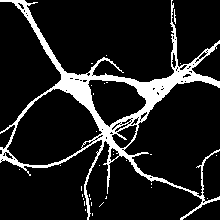
%> input picture SomaExtraction-master/2D_SomaExtraction_DirRatio_rectangularFilters/data/segm_MAX_DIV14_GSK24h_FGF14_PanNavRabb_MAP2_6_blue.tif, 220 x 220 px, shrunk from 512 x 512 before the run
$ octave Script.m   (GNU Octave 9; MATLAB toolbox functions it lacks are replaced by stand-ins)
%> lines starting %> are read from the running program, lines starting %| are printed output that depends on the picture; in (x1, y1, x2, y2) boxes, pixels count from 0 and x2, y2 are one past the last pixel; in counts of white or black regions, pixels touching at a corner belong together; the program's own positions count from 1
### SomaExtraction-master/2D_SomaExtraction_DirRatio_rectangularFilters/tiffRead.m
% Copyright © 2012 Computational Biomedicine Lab (CBL),
% University of Houston. All rights reserved.
%
% Redistribution and use in source and binary forms, with or without
% modification, is prohibited without the prior written consent of CBL.
%

function stack = tiffRead(fname,type)
% This function takes
%
% INPUT:
%  - name: String with the name of the file to load
%  - type: Cell containing the type of stacks to output.
%      * BLU: Blue Stack.
%      * RED: Red Stack.
%      * GRN: Green Stack.
%
% OUTPUT:
%  - stacks: Struct with all the stacks necessary.
%

stack = struct();
info = imfinfo(fname);
N = numel(info);
S = cell(N,1);
for k = 1:N
    S{k} = imread(fname, k);
end

K = numel(type);

for k = 1:K
    option = type{k};
    switch option
        case 'BLU'
            I = 3:3:N;
            stack.BLU = cat(3,S{I});
        case 'RED'
            I = 2:3:N;
            stack.RED = cat(3,S{I});
        case 'GRN'
            I = 1:3:N;
            stack.GRN = cat(3,S{I});
        case 'MONO'
            stack.MONO = cat(3,S{:});
        case 'RGBm'
            SS = cell(N/3,1);
            for n = 1:(N/3)
                SS{n} = max(cat(3,S{3*n-2}, S{3*n-1},S{3*n}),[],3);
            end
            stack.RGBm = cat(3,SS{:});
        case 'RGBs'
            SS = cell(N/3,1);
            for n = 1:(N/3)
                SS{n} = S{3*n-2} + S{3*n-1} + S{3*n};
            end
            stack.RGBs = cat(3,SS{:});
        case 'RBm'
            SS = cell(N/3,1);
            for n = 1:(N/3)
                SS{n} = max(cat(3,S{3*n-1},S{3*n}),[],3);
            end
            stack.RBm = cat(3,SS{:});
        case 'RBs'
            SS = cell(N/3,1);
            for n = 1:(N/3)
                SS{n} = S{3*n-1} + S{3*n};
            end
            stack.RBs = cat(3,SS{:});
    end
end
%> stack.MONO is the input picture: size 220x220 uint16; values 0 (black) and 1 (white), 12.1% white; 32 white regions (30 under 20 px), largest, box (x1, y1, x2, y2) and area: (0, 0, 220, 220) 5776, (174, 9, 176, 24) 20
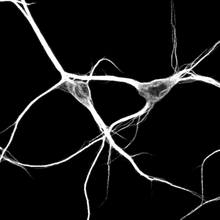
%> input picture SomaExtraction-master/2D_SomaExtraction_DirRatio_rectangularFilters/data/MAX_DIV14_GSK24h_FGF14_PanNavRabb_MAP2_6_blue.tif, 220 x 220 px, shrunk from 512 x 512 before the run
%> in tiffRead, stack.MONO is the input picture: size 220x220 uint8; min 0, max 255, mean 19.3


end


% CREATED:
% - Date: 10/01/2012
% - By: David Jimenez.
%

% MODIFIED:
% - Date: 10/20/2012
% - By: David Jimenez
% - Changes: Multioption.

### SomaExtraction-master/2D_SomaExtraction_DirRatio_rectangularFilters/Main_Rectangular_2d.m
function [dirRatio_burcins, firstSomaParts, segmentedSomas,filled_segmentation]=Main_Rectangular_2d(segmentedImage,fsize,num_direction)
%> called with fsize = 27, num_direction = 10
%main file to segment soma regions
% INPUT:
%   -segmentedImage: binary segmentation of the image
%   -fsize: filter length
%   -num_directions: number of directions
% OUTPUTS:
%   -dirRatio: matrix with the size of input image. It gives
% directional ratio value for each pixel.
%   - detectedSomas: soma regions in input.
%   - segmentedSomas: segmented soma regions after fast marching method.
%   - filled_segmentation: second segmentation of the input image through
%   filling the possible gaps in foreground. This process is necessary for
%   soma detection process.

% We first fill possible gaps in segmentation
THR=0.4;
%compImage = eliminateComp(segmentedImage,100);

medianFilter = ones(6)/36;
convolvedSegm = convn(segmentedImage,medianFilter,'same');
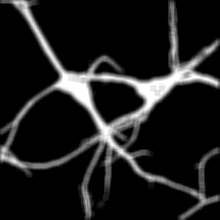
%> convolvedSegm: size 220x220 double; min 0, max 1, mean 0.12
T= uint8((convolvedSegm>THR) & (convolvedSegm<1)&(segmentedImage<1));
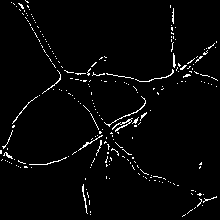
%> T: size 220x220 uint8; values 0 (black) and 1 (white), 2.8% white in thin lines or dots
%> the run ends on the next line
tempSegmentedImage = uint8(T | segmentedImage);
filled_segmentation = uint8(tempSegmentedImage | segmentedImage);

%soma detection
display('Detecting soma...')
tic
[dirRatio_burcins, firstSomaParts] = SomaDetection(segmentedImage,filled_segmentation,num_direction,fsize);
toc
%soma extraction
display('Extracting somas (computing Fast Marching routine)...')
tic
[segmentedSomas,~]=fastMarching_rect(firstSomaParts,segmentedImage, filled_segmentation,fsize,10);
toc
%seperating contiguous somas
%dividedSomas = SomaDivision_fastMarching(segmentedImage,soma,0, 10);

%segmentedSomas= zeros(size(segmentedImage));
%for i=1:length(dividedSomas) segmentedSomas(dividedSomas{i})=10*i; end
%figure;imshow(segmentedSomas,[]);colormap('jet');
end

% CREATED:
% - Date: 2016-07-13
% - By: Cihan Bilge Kayasandik and Demetrio Labate.
%

### SomaExtraction-master/2D_SomaExtraction_DirRatio_rectangularFilters/Script.m
% CREATED:
% - Date: 2016-07-13
% - By: Cihan Bilge Kayasandik and Demetrio Labate.

clear;
close all;

file_path = pwd;

fileName = 'segm_MAX_DIV14_GSK24h_FGF14_PanNavRabb_MAP2_6_blue.tif';
stacks = tiffRead(fullfile(file_path, 'data', fileName), {'MONO'});
s = stacks.MONO; % read image

fileName = 'MAX_DIV14_GSK24h_FGF14_PanNavRabb_MAP2_6_blue.tif';
stacks = tiffRead(fullfile(file_path, 'data', fileName), {'MONO'});

image = stacks.MONO; % read image

% Set filter length. 'filtersize' is the standard deviation corresponding
% to the main axis of the anisotropic Gaussian filter. Length is
% approximately 3 * filtersize.
filtersize = 27;

% Set number of directions.
num_direction = 10;

[dirRatio, firstSomaParts, mask, s2] = Main_Rectangular_2d(s, filtersize, num_direction);
